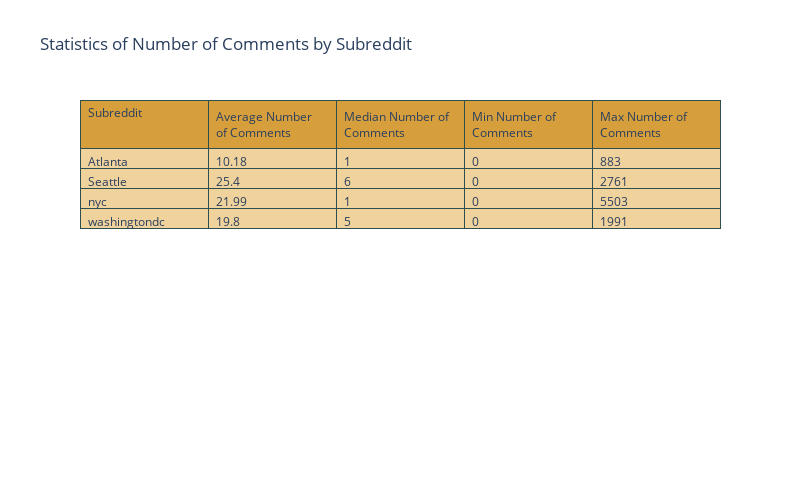

Notebook code cell kept with this figure:
### Markdown cell above
#### Comments and Scores exploration

### Code cell
agg_df = reddit_df.groupby('subreddit')['num_comments'].agg(['mean', 'median', 'min', 'max']).reset_index()
agg_df["mean"] = round(agg_df["mean"],2)

agg_df.columns = ['Subreddit', 'Average Number of Comments', 'Median Number of Comments',
                   'Min Number of Comments', 'Max Number of Comments']
fig = go.Figure(data=[go.Table(
    header=dict(values=list(agg_df.columns),line_color='darkslategray',
                fill_color='#d69f3c',
                align='left'),
    cells=dict(values=[agg_df['Subreddit'], agg_df['Average Number of Comments'], agg_df['Median Number of Comments'],
                       agg_df['Min Number of Comments'], agg_df['Max Number of Comments']],line_color='darkslategray',
               fill_color='#f0d29c',
               align='left')
)])

fig.update_layout(width=800, height=500)
fig.update_layout(title='Statistics of Number of Comments by Subreddit')
fig.show()

### Figure 1 — Plotly figure (JSON) as saved in the notebook; plotly's stock layout.template omitted (floating-point values rounded to 4 significant figures)
{"data": [{"cells": {"align": "left", "fill": {"color": "#f0d29c"}, "line": {"color": "darkslategray"}, "values": [["Atlanta", "Seattle", "nyc", "washingtondc"], [10.18, 25.4, 21.99, 19.8], [1, 6, 1, 5], [0, 0, 0, 0], [883, 2761, 5503, 1991]]}, "header": {"align": "left", "fill": {"color": "#d69f3c"}, "line": {"color": "darkslategray"}, "values": ["Subreddit", "Average Number of Comments", "Median Number of Comments", "Min Number of Comments", "Max Number of Comments"]}, "type": "table"}], "layout": {"height": 500, "title": {"text": "Statistics of Number of Comments by Subreddit"}, "width": 800}}
